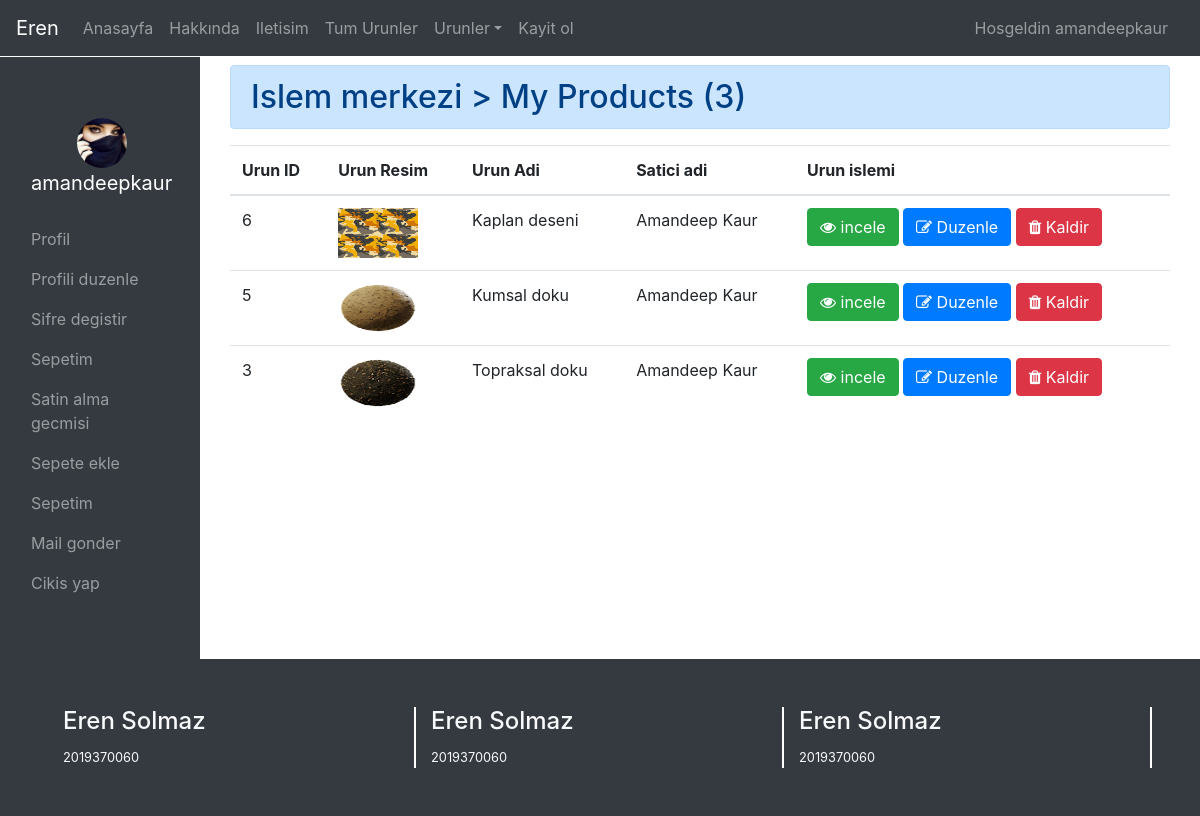
The page /my_products/ (signed in) on the database its author committed.
### secondapp/models.py (models this page shows, shortened)
class register_table(models.Model):
    user = models.OneToOneField(User,on_delete=models.CASCADE)
    contact_number = models.IntegerField()
    profile_pic =models.ImageField(upload_to = "profiles/%Y/%m/%d",null=True,blank=True)
    age = models.CharField(max_length=250,null=True,blank=True)
    city = models.CharField(max_length=250,null=True,blank=True)
    about = models.TextField(blank=True,null=True)
    gender = models.CharField(max_length=250,default="Male")
    occupation = models.CharField(max_length=250,null=True,blank=True)
    added_on =models.DateTimeField(auto_now_add=True,null=True)
    update_on = models.DateTimeField(auto_now=True,null=True)

class add_product(models.Model):
    seller = models.ForeignKey(User,on_delete=models.CASCADE)
    product_name = models.CharField(max_length=250)
    product_category = models.ForeignKey(Category,on_delete = models.CASCADE )
    product_price = models.FloatField()
    sale_price = models.CharField(max_length=200)
    product_image = models.ImageField(upload_to="products/%Y/%m/%d")
    details = models.TextField()

### secondapp/views.py (the view)
# urls.py: path("my_products/",views.my_products,name="my_products"),
def my_products(request):
    context = {}
    ch = register_table.objects.filter(user__id=request.user.id)
    if len(ch)>0:
        data = register_table.objects.get(user__id=request.user.id)
        context["data"] = data
    all = add_product.objects.filter(seller__id=request.user.id).order_by("-id")
    context["products"] = all
    return render(request,"myproducts.html",context)

### template/myproducts.html (shortened to what this page needs)
{% extends "dashboard_base.html" %}
{% block dashboard %}
<div class="container-fluid">
    <div class="row">
        <div class="col-md-12 mt-2">
            <h2 class="alert alert-primary">Islem merkezi &gt; My Products ({{products|length}})</h2>
            <table class="table">
                <thead>
                    <tr>
                        <th>Urun ID</th>
                        <th>Urun Resim</th>
                        <th>Urun Adi</th>
                        <th>Satici adi</th>
                        <th>Urun islemi</th>
                    </tr>
                </thead>
                <tbody>
                    {% for p in products %}
                        <tr>
                            <td>{{p.id}}</td>
                            <td><img src="/media/{{p.product_image}}" style="height:50px;width:80px;"></td>
                            <td>{{p.product_name}}</td>
                            <td>{{p.seller.first_name}} {{p.seller.last_name}}</td>
                            <td>
                                <button class="btn btn-success" data-toggle="modal" data-target="#m{{p.id}}"><i class="fa fa-eye"></i> incele</button>
                                <a href="{% url 'update_product' %}?pid={{p.id}}" class="btn btn-primary"><i class="fa fa-edit"></i> Duzenle</a>
                                <a href="{% url 'delete_product' %}?pid={{p.id}}" class="btn btn-danger"><i class="fa fa-trash"></i> Kaldir</a>
                            </td>
                        </tr>
                    {% endfor %}
                </tbody>
            </table>
        </div>
    </div>
</div>
{% endblock %}

### template/dashboard_base.html
{% extends "base.html" %}
{% load static %}
{% block myblock %}
{% if user.is_superuser %}
    <div class="container">
        <div class="row">
            <div class="col-md-12 mt-4">
                <div class="jumbotron">
                    <h1>Buraya giris yasak {{user.username}} uzgunuz.</h1>
                </div>
            </div>
        </div>
    </div>
{% else %}
<div class="container-fluid">
    <div class="row">
        <div class="col-md-2 bg-dark py-5">
            <nav class="navbar navbar-dark">
                <a href="" class="navbar-brand">
                <div class="text-center">
                    {% if data.profile_pic %}
                    <img src="/media/{{data.profile_pic}}" style="height:50px;width:50px;border-radius:50%">
                    {% else %}
                    <img src="{% static 'images/user.png' %}" style="height:50px;width:50px;border-radius:50%">
                    {% endif %}
                </div>
                    <p>{{user.username}}</p>
                </a>
                <ul class="navbar-nav">
                    <li class="nav-item">
                        <a href="{% url 'cust_dashboard'%}" class="nav-link">Profil</a>
                    </li>
                    <li class="nav-item">
                        <a href="{% url 'edit_profile'%}" class="nav-link">Profili duzenle</a>
                    </li>
                    <li class="nav-item">
                        <a href="{% url 'change_password' %}" class="nav-link">Sifre degistir</a>
                    </li>
                    <li class="nav-item">
                        <a href="{% url 'cart' %}" class="nav-link">Sepetim</a>
                    </li>
                    <li class="nav-item">
                        <a href="{% url 'order_history' %}" class="nav-link">Satin alma gecmisi</a>
                    </li>
                    {% if user.is_staff %}
                    <li class="nav-item">
                        <a href="{% url 'add_product_view' %}" class="nav-link">Sepete ekle</a>
                    </li>
                    <li class="nav-item">
                        <a href="{% url 'my_products' %}" class="nav-link">Sepetim</a>
                    </li>
                    <li class="nav-item">
                        <a href="{% url 'sendemail' %}" class="nav-link">Mail gonder</a>
                    </li>
                    {% endif %}
                    <li class="nav-item">
                        <a href="{% url 'user_logout' %}" class="nav-link">Cikis yap</a>
                    </li>
                </ul>
            </nav>
        </div>
        <div class="col-md-10">
            {% block dashboard %}
            {% endblock %}
        </div>
    </div>
</div>
{% endif %}
{% endblock %}

### template/base.html (shortened to what this page needs)
<!DOCTYPE html>
{% load static %}
<html lang="en">
<head>
    <link rel="stylesheet" href="{% static 'bootstrap/css/bootstrap.min.css'%}">
    <link href="https://stackpath.bootstrapcdn.com/font-awesome/4.7.0/css/font-awesome.min.css" rel="stylesheet" >
</head>
<body>
   <div class="container-fluid">
        <div class="row">
            <div class="col-md-12 px-0">
                <nav class="navbar navbar-expand bg-dark navbar-dark">
                    <a href="" class="navbar-brand">Eren</a>
                    <ul class="navbar-nav">
                        <li class="nav-item">
                            <a href="{% url 'index' %}" class="nav-link">Anasayfa</a>
                        </li>
                        <li class="nav-item">
                            <a href="{% url 'about'%}" class="nav-link">Hakkında</a>
                        </li>
                        <li class="nav-item">
                            <a href="{% url 'contact'%}" class="nav-link">Iletisim</a>
                        </li>
                        <li class="nav-item">
                            <a href="{% url 'all_products'%}" class="nav-link">Tum Urunler</a>
                        </li>
                        <li class="nav-item dropdown">
                            <a href="" class="nav-link dropdown-toggle" data-toggle="dropdown">Urunler</a>
                        </li>
                        <li class="nav-item mr-2">
                            <a href="{% url 'reg'%}" class="nav-link">Kayit ol</a>
                        </li>
                    </ul>
                    <ul class="navbar-nav ml-auto">
                        {% if user.is_authenticated %}
                        <li class="nav-item mr-2">
                            <a href="{% url 'cust_dashboard' %}" class="nav-link">Hosgeldin {{user.username}}</a>
                        </li>
                        {% endif %}
                    </ul>
                </nav>
            </div>
            <div class="col-md-12">
            </div>
        </div>
        </div>
        {% block myblock %}
        {% endblock %}
        <div class="container-fluid">
        <div class="row bg-dark text-light p-5">
            <div class="col-md-4" style="border-right:2px solid white;">
                <h4>Eren Solmaz</h4>
                <small>2019370060</small>
            </div>
            <div class="col-md-4" style="border-right:2px solid white;">
                <h4>Eren Solmaz</h4>
                <small>2019370060</small>
            </div>
            <div class="col-md-4" style="border-right:2px solid white;">
                <h4>Eren Solmaz</h4>
                <small>2019370060</small>
            </div>
        </div>
   </div>
</body>
</html>

### template/base.html (style rules this page uses)
img { width:100%; }

### rows shown on the page
register_table: profile_pic (picture)
add_product: id "6", product_image (picture), product_name "Kaplan deseni", seller.first_name "Amandeep", seller.last_name "Kaur"
add_product: id "5", product_image (picture), product_name "Kumsal doku", seller.first_name "Amandeep", seller.last_name "Kaur"
add_product: id "3", product_image (picture), product_name "Topraksal doku", seller.first_name "Amandeep", seller.last_name "Kaur"

### other values the page prints
{{ user.username }} "amandeepkaur"
{{ products|length }} "3"
